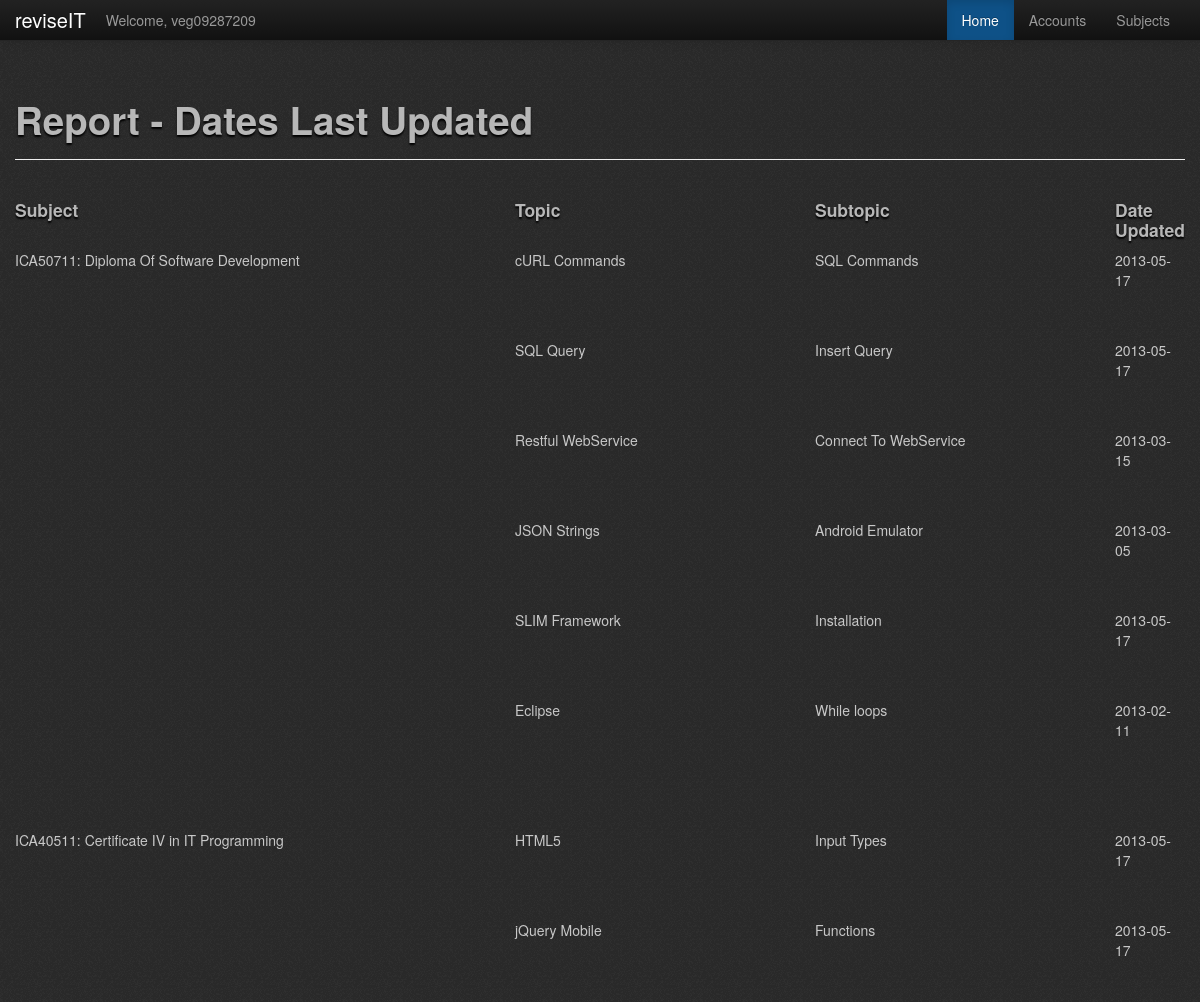
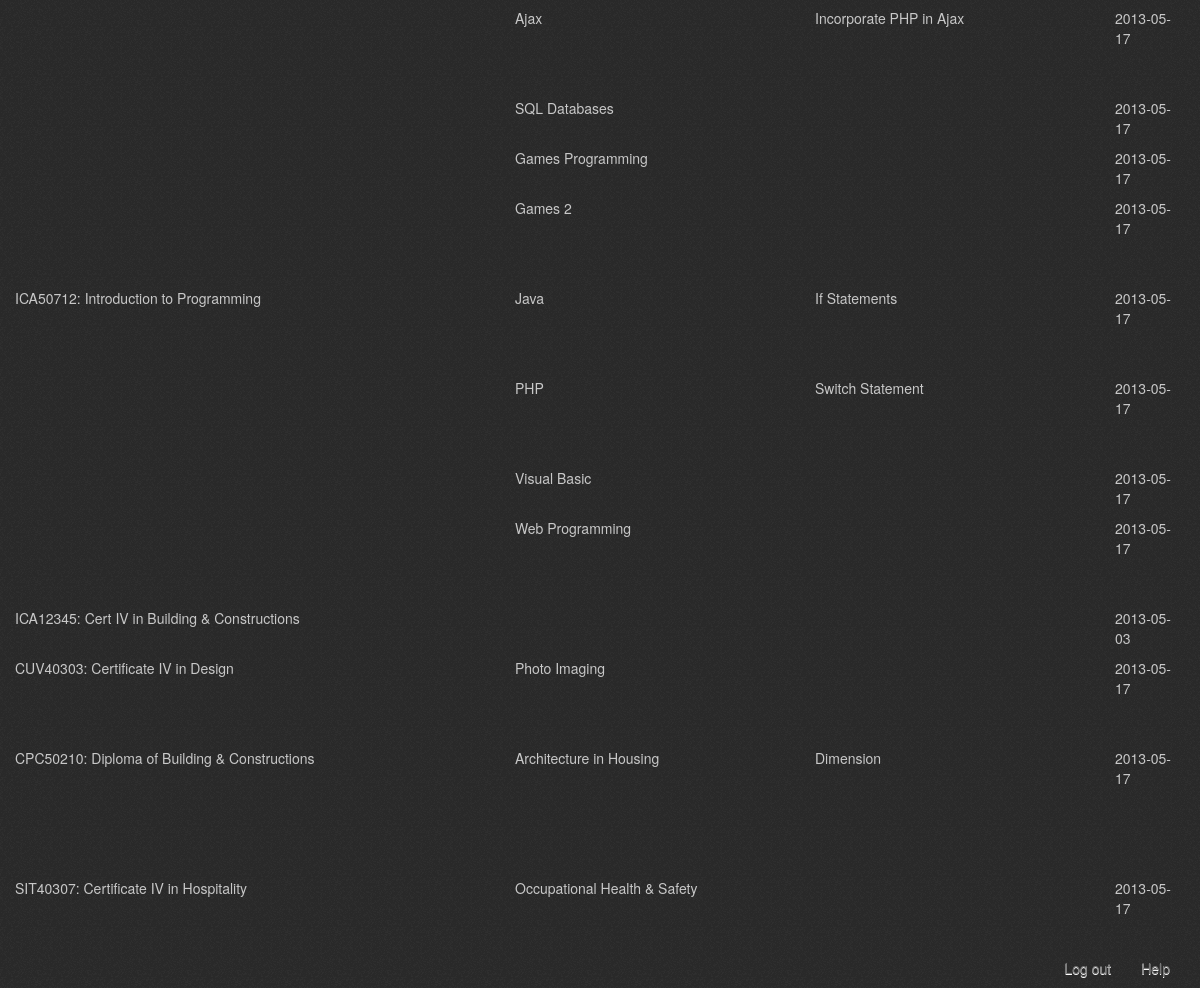
Page /php/admin/datesReport.php (signed in) on the committed database (2 pictures, top to bottom).
### tables this page shows
CREATE TABLE `subject` (
  `SubjectID` int(11) NOT NULL AUTO_INCREMENT,
  `SubjectCode` varchar(50) NOT NULL,
  `SubjectName` varchar(50) NOT NULL,
  `UserID` int(11) NOT NULL,
  `Dateupdated` date NOT NULL,
  PRIMARY KEY (`SubjectID`),
  KEY `FK_subject` (`UserID`)
);

CREATE TABLE `topic` (
  `TopicID` int(5) NOT NULL AUTO_INCREMENT,
  `TopicName` varchar(50) NOT NULL,
  `SubjectID` int(11) NOT NULL,
  `SubjectCode` varchar(50) NOT NULL,
  `deletionStatus` tinyint(1) NOT NULL COMMENT '0 = display, 1 = not display',
  `dateupdated` date NOT NULL,
  PRIMARY KEY (`TopicID`),
  KEY `FK_topicsub` (`SubjectID`)
);

CREATE TABLE `subtopic` (
  `SubtopicID` int(11) NOT NULL AUTO_INCREMENT,
  `SubtopicName` varchar(50) NOT NULL,
  `TopicID` int(11) NOT NULL,
  `SubtopicBriefDescription` text NOT NULL,
  `Content` text NOT NULL,
  `Downloads` int(11) NOT NULL,
  `DateUpdated` date NOT NULL,
  PRIMARY KEY (`SubtopicID`),
  KEY `FK_subtopic` (`TopicID`)
);

### php/admin/datesReport.php (the view, shortened to what this page needs)
<!DOCTYPE html>
<html>
<head>
<?php
	include '../header_container.php';
?>
</head>
<body>
<?php
	include 'admin_menu_bar.php';
?>
<br />
<br />
<div class="container">
    <div class="page-header bootstro" data-bootstro-placement="bottom" data-bootstro-title="Subjects" data-bootstro-content="Welcome to the subjects page!">
      <h1>Report - Dates Last Updated</h1>
    </div>
	<div class='row-fluid'>
	<?php
	include '../getConnection.php';
	try
	{
		$subj = $db->prepare("SELECT * FROM subject;");
		$subj->execute();
		$subjResult = $subj;
	}
	catch (PDOException $e){
		echo "Database Error";
	}
	echo "<div class='span12 bootstro' data-bootstro-placement='bottom' data-bootstro-title='Dates Last Updated' data-bootstro-content='Displays dates Content or Details were Last Updated.'>";
	echo "<div class='span5'><h4>Subject</h4></div>";
	echo "<div class='span3'><h4>Topic</h4></div>";
	echo "<div class='span3'><h4>Subtopic</h4></div>";
	echo "<div class='span1'><h4>Date Updated</h4></div>";
	echo "<div class='row-fluid'>";
	while($row = $subjResult->fetch(PDO::FETCH_OBJ))
		{
			echo "<div class='span5'>".$row->SubjectCode.": ".$row->SubjectName."</div>";
			try	{
				$topc = $db->prepare("SELECT * FROM topic WHERE SubjectID = ".$row->SubjectID.";");
				$topc->bindParam("SubjectID", $row->SubjectID);
				$topc->execute();
				$topcResult = $topc;
				}
			catch (PDOException $e){
				echo "Database Error";
				}
			$topFlag = false;
			while($row1 = $topcResult->fetch(PDO::FETCH_OBJ))
				{
				$topFlag = true;
				echo "<div class='span3'>".$row1->TopicName."</div>";
				try {
					$sbtp = $db->prepare("SELECT * FROM subtopic WHERE TopicID = ".$row1->TopicID.";");
					$sbtp->bindParam("TopicID", $row1->TopicID);
					$sbtp->execute();
					$sbtpResult = $sbtp;
					}
				catch (PDOException $e){
					echo "Database Error";
					}
				$subTFlag = false;
				while($row2 = $sbtpResult->fetch(PDO::FETCH_OBJ))
					{
					$subTFlag = true;
					echo "<div class='span3'>".$row2->SubtopicName."</div>";
					echo "<div class='span1'>".$row2->DateUpdated."</div>";
					echo "</div><div class='row-fluid'>";
					echo "<div class='span5'>&nbsp;</div>";
					echo "<div class='span3'>&nbsp;</div>";
					}
					if ($subTFlag == false) echo "<div class='span3'>&nbsp;</div><div class='span1'>".$row1->dateupdated."</div>";
				echo "</div><div class='row-fluid'>";
				echo "<div class='span5'>&nbsp;</div>";
				}
			if ($topFlag == false) echo "<div class='span3'>&nbsp;</div><div class='span3'>&nbsp;</div><div class='span1'>".$row->Dateupdated."</div>";
			echo "</div><div class='row-fluid'>";
			}
		echo "</div>";
		echo "</div>";
	?>
	</div>
</div>
<?php
	include '../footer.php';
?>
</body>
</html>

### rows in the picture
subject: SubjectCode "ICA50711", SubjectName "Diploma Of Software Development"
topic: TopicName "cURL Commands"
subtopic: SubtopicName "SQL Commands", DateUpdated "2013-05-17"
topic: TopicName "SQL Query"
subtopic: SubtopicName "Insert Query", DateUpdated "2013-05-17"
topic: TopicName "Restful WebService"
subtopic: SubtopicName "Connect To WebService", DateUpdated "2013-03-15"
topic: TopicName "JSON Strings"
subtopic: SubtopicName "Android Emulator", DateUpdated "2013-03-05"
topic: TopicName "SLIM Framework"
subtopic: SubtopicName "Installation", DateUpdated "2013-05-17"
topic: TopicName "Eclipse"
subtopic: SubtopicName "While loops", DateUpdated "2013-02-11"
subject: SubjectCode "ICA40511", SubjectName "Certificate IV in IT Programming"
topic: TopicName "HTML5"
subtopic: SubtopicName "Input Types", DateUpdated "2013-05-17"
topic: TopicName "jQuery Mobile"
subtopic: SubtopicName "Functions", DateUpdated "2013-05-17"
topic: TopicName "Ajax"
subtopic: SubtopicName "Incorporate PHP in Ajax", DateUpdated "2013-05-17"
topic: TopicName "SQL Databases", dateupdated "2013-05-17"
topic: TopicName "Games Programming", dateupdated "2013-05-17"
topic: TopicName "Games 2", dateupdated "2013-05-17"
subject: SubjectCode "ICA50712", SubjectName "Introduction to Programming"
topic: TopicName "Java"
subtopic: SubtopicName "If Statements", DateUpdated "2013-05-17"
topic: TopicName "PHP"
subtopic: SubtopicName "Switch Statement", DateUpdated "2013-05-17"
topic: TopicName "Visual Basic", dateupdated "2013-05-17"
topic: TopicName "Web Programming", dateupdated "2013-05-17"
subject: SubjectCode "ICA12345", SubjectName "Cert IV in Building & Constructions", Dateupdated "2013-05-03"
subject: SubjectCode "CUV40303", SubjectName "Certificate IV in Design"
topic: TopicName "Photo Imaging", dateupdated "2013-05-17"
subject: SubjectCode "CPC50210", SubjectName "Diploma of Building & Constructions"
topic: TopicName "Architecture in Housing"
subtopic: SubtopicName "Dimension", DateUpdated "2013-05-17"
subject: SubjectCode "SIT40307", SubjectName "Certificate IV in Hospitality"
topic: TopicName "Occupational Health & Safety", dateupdated "2013-05-17"

### other values in the picture
$_SESSION['username'] "veg09287209"
